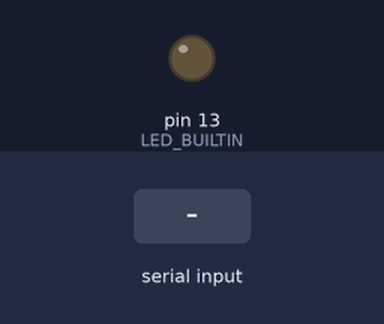
Bench run of a sketch on a simulated Arduino Uno, built with avr-gcc and run on an emulated ATmega328P. On the bench: output pins drawn as LEDs (lit = HIGH). Inputs (shaded band) come from the test bench.

Above: at 1.2 s.
1.3 s: "1" received over Serial
At 2.5 s:
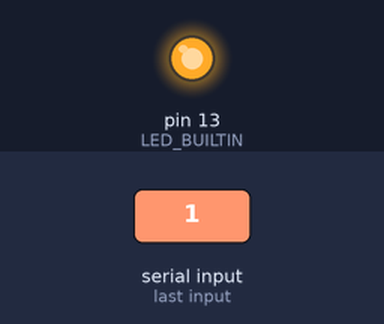
2.8 s: "0" received over Serial
At 3.8 s:
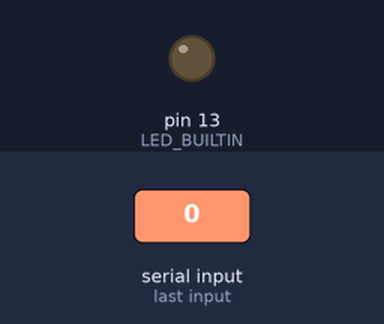
Timing chart, 0 to 5.8 s (numbered marks = the images above; inputs shaded):
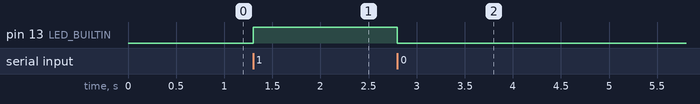

Measured:
- after the input at 1.3 s, pin 13 (LED_BUILTIN): LOW → HIGH at once
- after the input at 2.8 s, pin 13 (LED_BUILTIN): HIGH → LOW at once

The sketch:

initArduino.ino
```cpp
/**
 * @description Ce fichier Arduino permet d'allumer ou éteindre une LED selon la donnée reçue sur le port série.
 *              La LED allumée sera la LED 13 (LED_BUILTIN) et sera allumée si l'arduino reçoit 1 sur le port série.
 */


void setup() {
  // Initialize serial communication at 115200 bits per second:
  Serial.begin(115200);
  // PIN 13 en output
  pinMode(LED_BUILTIN, OUTPUT);
}

// loop
void loop() {
  // Lecture et attente d'une donnée sur le port série
  while (Serial.available()) // Vérifie si au moins une donnée est disponible
  {
    char etat = Serial.read();

    if (etat == '1') {
      digitalWrite(LED_BUILTIN, HIGH); // On allume la LED
    } else {
      if(etat == '0') digitalWrite(LED_BUILTIN, LOW); // On éteint la LED
    }
    delay(1000); // délai de 1s
  }
}
```
